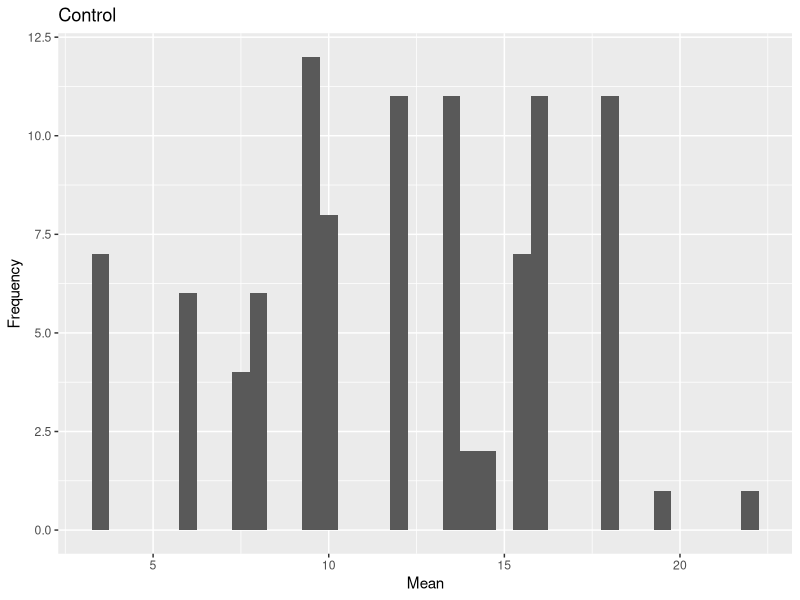
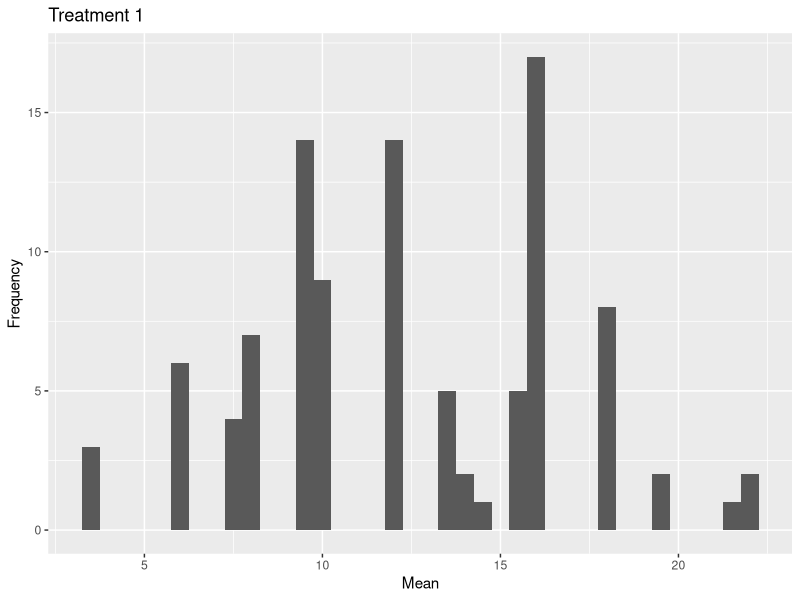
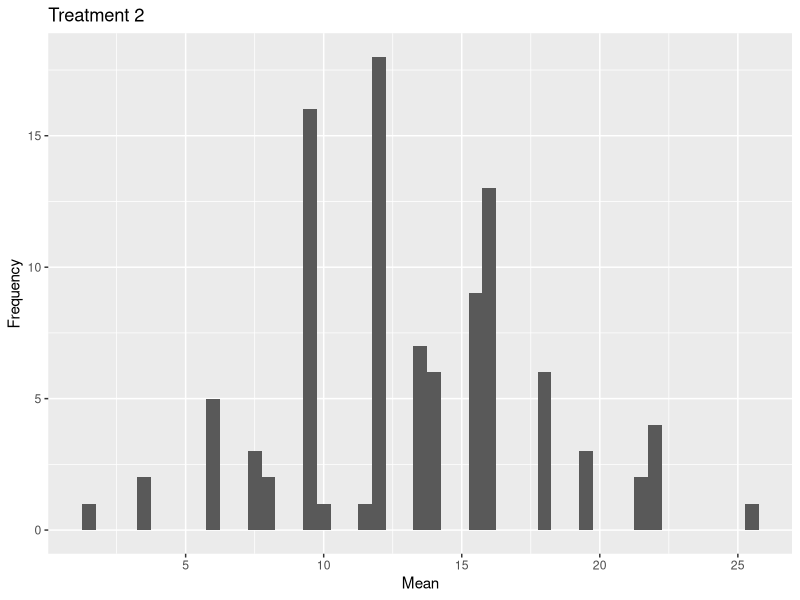
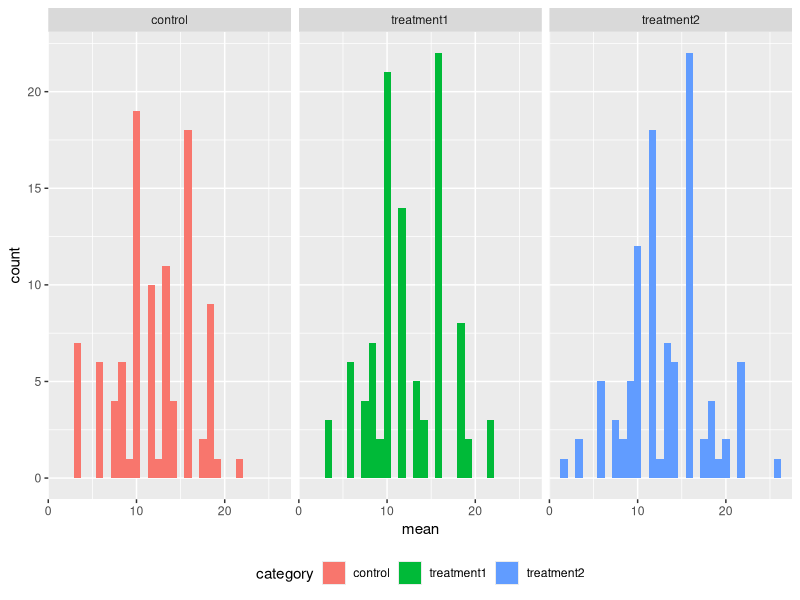

R code for these plots, in order:
## ---- chunk 1
library(ggplot2)
library(dplyr)
library(tidyverse)
## ---- chunk 2

#################################
# FUNCTION: calc_zeros
# packages: none
# purpose: calculate the number of zeros in a numeric vector
# input: numeric vector
# output: count of zeros
# -------------------------------
calc_zeros <- function(x=c(0:99)) {
  counter <- 0
  for (i in seq_along(x)){
    if (x[i] ==0)
    counter <- counter + 1
  }
  
 print(counter)
 
}
## ---- chunk 3
calc_zeros()
## ---- chunk 4
x <- c(0:99)

length(x[x == 0])
## ---- chunk 5

#################################
# FUNCTION: multi_matrix
# packages: none
# purpose:
# input:
# output:
# -------------------------------

multi_matrix <- function() {
  m <- matrix(nrow=3, ncol=3)
  for (i in 1:nrow(m)) {
    for (j in 1:ncol(m)){
      m[i,j] <- i * j
    }
  }
  
 return(m)
}

## ---- chunk 6
multi_matrix()
## ---- chunk 7
trt_group <- c(rep("Control",4),rep("Treatment1",4),rep("Treatment2",4))
z <- c(runif(4) + 1, runif(4) + 10, runif(4)+25)
df <- data.frame(trt=trt_group,res=z)
print(df)
## ---- chunk 8

df_sim <- df

#################################
# FUNCTION: shuffle_df
# packages: dplyr
# purpose: randomize assignments  
# input: dataframe
# output: dataframe + vector
# -------------------------------
shuffle_df <- function(z=df_sim){
  df_sim$res <- sample(df_sim$res)
  sim <- tapply(df_sim$res,df_sim$trt,mean)

 return(sim)
}

## ---- chunk 9
m <- expand.grid(reps=NA,
                 control=NA,
                 treatment1=NA,
                 treatment2=NA)


for (i in 1:100) {
  m[i,1] <- i
  m[i,2:4] <- shuffle_df()
  
}

## ---- chunk 10

qplot(x=m$control, geom = "histogram",xlab = "Mean",ylab="Frequency",binwidth=.5, main="Control")

qplot(x=m$treatment1, geom = "histogram",xlab = "Mean",ylab="Frequency",binwidth=.5, main="Treatment 1")

qplot(x=m$treatment2, geom = "histogram",xlab = "Mean",ylab="Frequency",binwidth=.5, main="Treatment 2")
## ---- chunk 11
df_2 <- m %>% 
  pivot_longer(cols=c(control,
                      treatment1,
                      treatment2),
               names_to = "category", 
               values_to = "mean")
  
  print(df_2)
  
p1 <- ggplot(data=df_2)
p1 + geom_histogram(mapping = aes(x=mean, fill=category)) +
  facet_wrap(~category) +
  theme(legend.position = "bottom")
